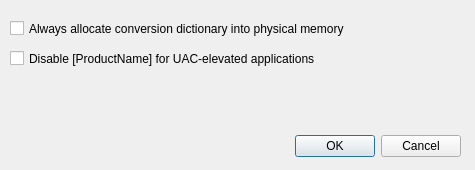
<?xml version="1.0" encoding="UTF-8"?>
<!--
 Copyright 2010-2021, Google Inc.
 All rights reserved.

 Redistribution and use in source and binary forms, with or without
 modification, are permitted provided that the following conditions are
 met:

     * Redistributions of source code must retain the above copyright
 notice, this list of conditions and the following disclaimer.
     * Redistributions in binary form must reproduce the above
 copyright notice, this list of conditions and the following disclaimer
 in the documentation and/or other materials provided with the
 distribution.
     * Neither the name of Google Inc. nor the names of its
 contributors may be used to endorse or promote products derived from
 this software without specific prior written permission.

 THIS SOFTWARE IS PROVIDED BY THE COPYRIGHT HOLDERS AND CONTRIBUTORS
 "AS IS" AND ANY EXPRESS OR IMPLIED WARRANTIES, INCLUDING, BUT NOT
 LIMITED TO, THE IMPLIED WARRANTIES OF MERCHANTABILITY AND FITNESS FOR
 A PARTICULAR PURPOSE ARE DISCLAIMED. IN NO EVENT SHALL THE COPYRIGHT
 OWNER OR CONTRIBUTORS BE LIABLE FOR ANY DIRECT, INDIRECT, INCIDENTAL,
 SPECIAL, EXEMPLARY, OR CONSEQUENTIAL DAMAGES (INCLUDING, BUT NOT
 LIMITED TO, PROCUREMENT OF SUBSTITUTE GOODS OR SERVICES; LOSS OF USE,
 DATA, OR PROFITS; OR BUSINESS INTERRUPTION) HOWEVER CAUSED AND ON ANY
 THEORY OF LIABILITY, WHETHER IN CONTRACT, STRICT LIABILITY, OR TORT
 (INCLUDING NEGLIGENCE OR OTHERWISE) ARISING IN ANY WAY OUT OF THE USE
 OF THIS SOFTWARE, EVEN IF ADVISED OF THE POSSIBILITY OF SUCH DAMAGE.
-->

<ui version="4.0">
 <class>AdministrationDialog</class>
 <widget class="QDialog" name="AdministrationDialog">
  <property name="geometry">
   <rect>
    <x>0</x>
    <y>0</y>
    <width>475</width>
    <height>170</height>
   </rect>
  </property>
  <property name="sizePolicy">
   <sizepolicy hsizetype="Fixed" vsizetype="Fixed">
    <horstretch>0</horstretch>
    <verstretch>0</verstretch>
   </sizepolicy>
  </property>
  <property name="minimumSize">
   <size>
    <width>475</width>
    <height>170</height>
   </size>
  </property>
  <property name="maximumSize">
   <size>
    <width>475</width>
    <height>170</height>
   </size>
  </property>
  <property name="windowTitle">
   <string>[ProductName] administrator settings</string>
  </property>
  <widget class="QDialogButtonBox" name="AdministrationDialogbuttonBox">
   <property name="geometry">
    <rect>
     <x>20</x>
     <y>130</y>
     <width>441</width>
     <height>32</height>
    </rect>
   </property>
   <property name="orientation">
    <enum>Qt::Horizontal</enum>
   </property>
   <property name="standardButtons">
    <set>QDialogButtonBox::Cancel|QDialogButtonBox::Ok</set>
   </property>
  </widget>
  <widget class="QCheckBox" name="CacheServiceEnabledcheckBox">
   <property name="geometry">
    <rect>
     <x>10</x>
     <y>20</y>
     <width>432</width>
     <height>17</height>
    </rect>
   </property>
   <property name="text">
    <string>Always allocate conversion dictionary into physical memory</string>
   </property>
  </widget>
  <widget class="QCheckBox" name="ElevatedProcessDisabledcheckBox">
   <property name="geometry">
    <rect>
     <x>10</x>
     <y>50</y>
     <width>451</width>
     <height>17</height>
    </rect>
   </property>
   <property name="sizePolicy">
    <sizepolicy hsizetype="Fixed" vsizetype="Fixed">
     <horstretch>0</horstretch>
     <verstretch>0</verstretch>
    </sizepolicy>
   </property>
   <property name="text">
    <string>Disable [ProductName] for UAC-elevated applications</string>
   </property>
  </widget>
 </widget>
 <tabstops>
  <tabstop>CacheServiceEnabledcheckBox</tabstop>
  <tabstop>ElevatedProcessDisabledcheckBox</tabstop>
  <tabstop>AdministrationDialogbuttonBox</tabstop>
 </tabstops>
 <resources/>
 <connections>
  <connection>
   <sender>AdministrationDialogbuttonBox</sender>
   <signal>accepted()</signal>
   <receiver>AdministrationDialog</receiver>
   <slot>accept()</slot>
   <hints>
    <hint type="sourcelabel">
     <x>248</x>
     <y>254</y>
    </hint>
    <hint type="destinationlabel">
     <x>157</x>
     <y>274</y>
    </hint>
   </hints>
  </connection>
  <connection>
   <sender>AdministrationDialogbuttonBox</sender>
   <signal>rejected()</signal>
   <receiver>AdministrationDialog</receiver>
   <slot>reject()</slot>
   <hints>
    <hint type="sourcelabel">
     <x>316</x>
     <y>260</y>
    </hint>
    <hint type="destinationlabel">
     <x>286</x>
     <y>274</y>
    </hint>
   </hints>
  </connection>
 </connections>
</ui>
